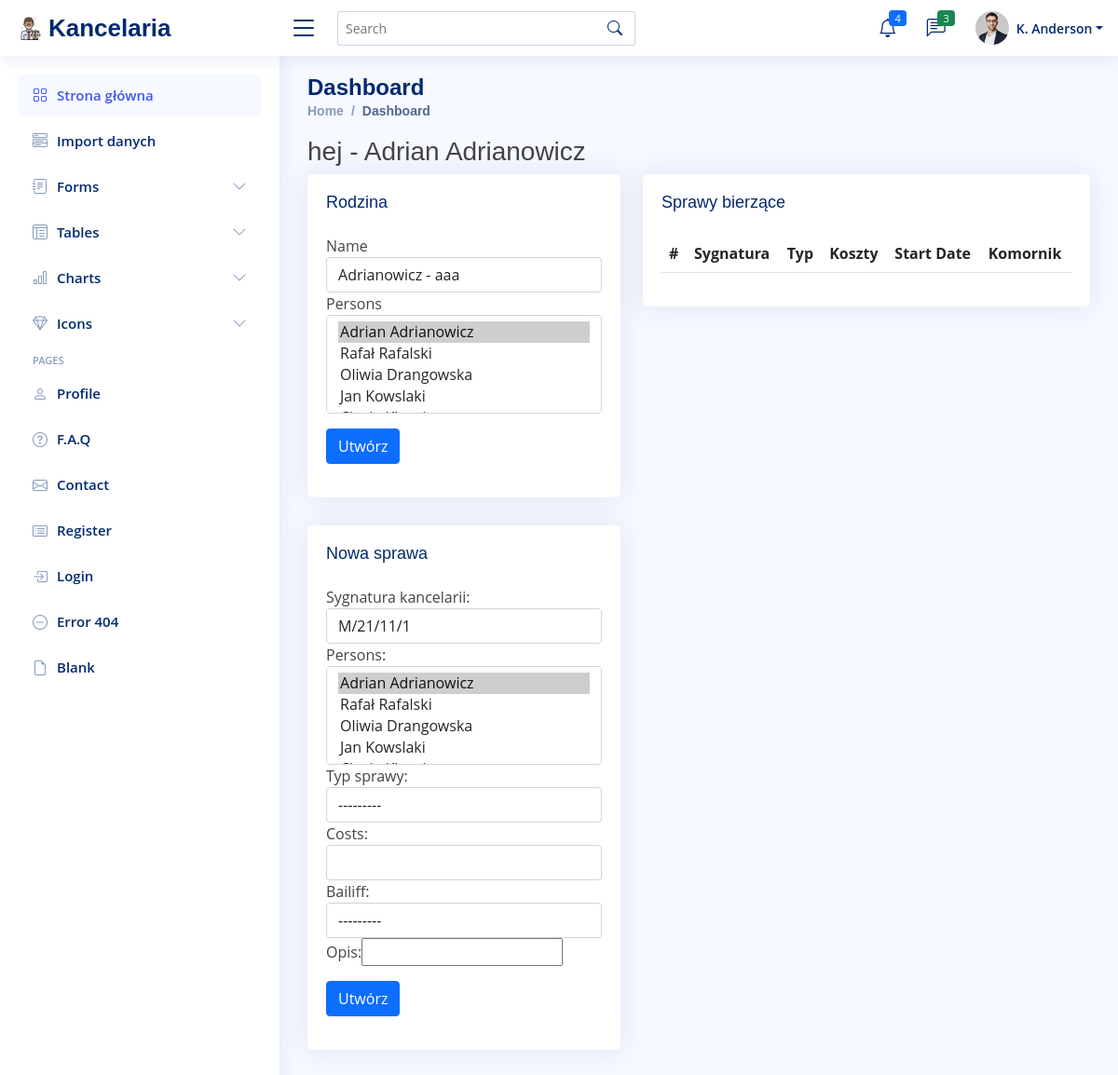
Before: /person/1 with the older database file.
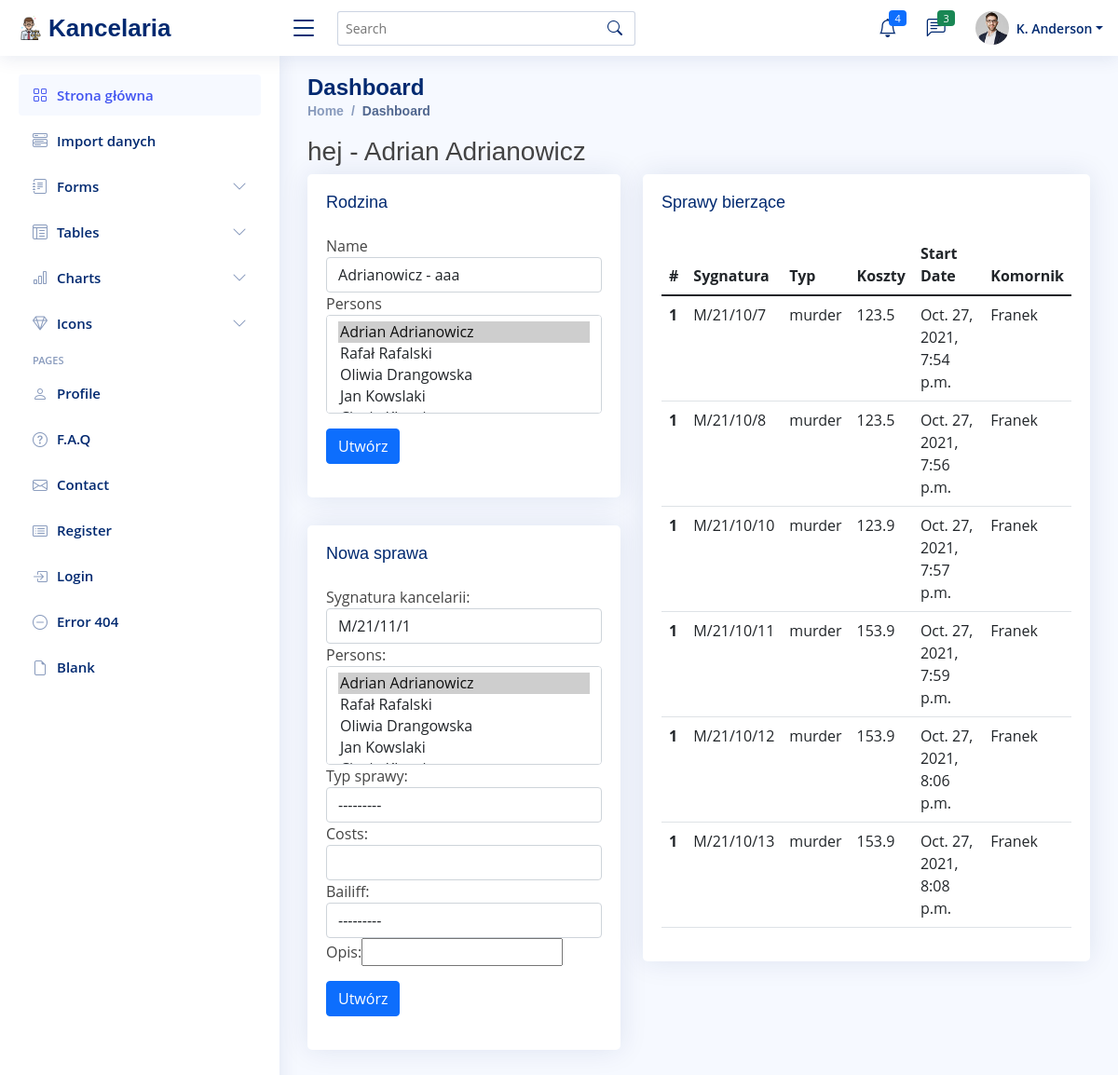
After: the same page with the newer database file.
### register/models.py (models this page shows, shortened)
class Person(models.Model):
    first_name = models.CharField(max_length=30, null=True, blank=True, verbose_name='imię')
    last_name = models.CharField(max_length=60, verbose_name='nazwisko')
    address = models.CharField(max_length=60, null=True, blank=True, verbose_name='adres')
    phone = models.CharField(max_length=30, null=True, blank=True, verbose_name='numer telefonu')
    date_created = models.DateTimeField(auto_now_add=True)
    note = models.CharField(max_length=30, null=True, blank=True, verbose_name='notatka')
    def __str__(self):
        return f"{self.first_name} {self.last_name}"

class Case(models.Model):
    TYPE = (('eviction', 'eksmisja'), ('murder', 'morderstwo'))
    signature = models.CharField(max_length=30, null=True, blank=True, unique=True,
                                 verbose_name='sygnatura kancelarii'
                                 )
    persons = models.ManyToManyField(Person)
    companies = models.ManyToManyField(Company)
    type = models.CharField(max_length=60, choices=TYPE, null=True, blank=True, verbose_name='typ sprawy', default=None)
    result = models.CharField(max_length=60, blank=True, null=True, verbose_name='wynik sprawy')
    create_date = models.DateTimeField(auto_now_add=True, null=True, blank=True)
    costs = models.FloatField(null=True, blank=True)
    bailiff = models.ForeignKey(Bailiff, null=True, blank=True, on_delete=models.SET_NULL, default=None)
    description = models.CharField(max_length=250, null=True, blank=True, verbose_name='opis', default=None)

class Bailiff(models.Model):
    name = models.CharField(max_length=60)
    def __str__(self):
        return f"{self.name}"

### register/views.py (the view)
# urls.py: path('person', views.person, name='persons'),
def person(request, pk=0):
    if request.method == 'GET':
        if pk:
            find = Person.objects.get(pk=pk)
            ff = Family.objects.filter(persons=find)
            if ff.count() < 1:
                ff = FamilyCreateForm(
                    initial={
                        'name': f'{find.last_name} - {find.address}',
                        'persons': find
                    }
                )
            begin_of_month = date.today().replace(day=1)
            gen = Case.objects.filter(create_date__gte=begin_of_month).count()+1
            cases = Case.objects.filter(persons__pk=pk)
            new_case_form = CaseForm(
                initial={
                    'signature': f'M/{datetime.now().strftime("%y/%m")}/{gen}',
                    'persons': find
                }
            )
            context = {
                'person': find,
                'family': ff,
                'new_case': new_case_form,
                'cases': cases,
            }
            return render(request, 'person/selected.html', context)
        else:
            context = {
                'persons': Person.objects.all()
            }
            return render(request, 'person/list.html', context)

### register/forms.py
class FamilyCreateForm(forms.ModelForm):
    class Meta:
        model = Family
        fields = '__all__'
        widgets = {
            'name': TextInput(attrs={'class': 'form-control'}),
            'persons': SelectMultiple(attrs={'class': 'form-control'}),
        }

class CaseForm(forms.ModelForm):
    class Meta:
        model = Case
        exclude = ['date_created', 'result', 'companies']
        widgets = {
            'signature': TextInput(attrs={'class': 'form-control'}),
            'costs': NumberInput(attrs={'class': 'form-control'}),
            'type': Select(attrs={'class': 'form-control'}),
            'bailiff': Select(attrs={'class': 'form-control'}),
            'persons': SelectMultiple(attrs={'class': 'form-control'}),
        }

### register/templates/person/selected.html (shortened to what this page needs)
{% extends 'base.html' %}
{% block content %}
<h3>hej - {{ person }}</h3>
<div class="row">
    <div class="col-5">
        <div class="card">
            <div class="card-body">
                <h5 class="card-title">Rodzina  </h5>
                <form action="{% url 'register:family' %}" method="POST">
                    {% for field in family %}
                    <div class="col">
                        {{ field.label }}
                        {{ field }}
                    </div>
                    {% endfor %}
                    <button type="submit" class="btn btn-primary my-3">Utwórz</button>
                </form>
            </div>
        </div>
        <div class="card">
            <div class="card-body">
                <h5 class="card-title">Nowa sprawa</h5>
                <form action="{% url 'register:case' %}" method="POST">
                    {{ new_case }}
                    <button type="submit" class="btn btn-primary my-3">Utwórz</button>
                </form>
            </div>
        </div>
    </div>
    <div class="col-7">
        <div class="card">
            <div class="card-body">
                <h5 class="card-title">Sprawy bierzące</h5>
                <table class="table">
                    <thead>
                    <tr>
                        <th scope="col">#</th>
                        <th scope="col">Sygnatura</th>
                        <th scope="col">Typ</th>
                        <th scope="col">Koszty</th>
                        <th scope="col">Start Date</th>
                        <th scope="col">Komornik</th>
                    </tr>
                    </thead>
                    <tbody>
                    {% for case in cases %}
                    <tr>
                        <th scope="row">1</th>
                        <td>{{ case.signature }}</td>
                        <td>{{ case.type }}</td>
                        <td>{{ case.costs }}</td>
                        <td>{{ case.create_date }}</td>
                        <td>{{ case.bailiff }}</td>
                    </tr>
                    {% endfor %}
                </table>
            </div>
        </div>
    </div>
</div>
{% endblock %}

### register/templates/base.html (shortened to what this page needs)
<!DOCTYPE html>
{% load static %}
<html lang="en">
<head>
    <link href="https://cdn.jsdelivr.net/npm/bootstrap@5.1.1/dist/css/bootstrap.min.css" rel="stylesheet">
    <link rel="stylesheet" type="text/css" href="{% static '/css/style.css' %}">
    <link rel="stylesheet" type="text/css" href="{% static '/bootstrap-icons/bootstrap-icons.css' %}">
</head>
<body>
    {% include 'header.html' %}
    {% include 'sidebar.html' %}
  <main id="main" class="main">
    <div class="pagetitle">
      <h1>Dashboard</h1>
      <nav>
        <ol class="breadcrumb">
          <li class="breadcrumb-item"><a href="index.html">Home</a></li>
          <li class="breadcrumb-item active">Dashboard</li>
        </ol>
      </nav>
    </div>
    <section class="section dashboard">
    {% block content %}
    {% endblock  %}
    </section>
  </main>
</body>
</html>

### register/templates/header.html (shortened to what this page needs)
{% load static %}
<header id="header" class="header fixed-top d-flex align-items-center">
    <div class="d-flex align-items-center justify-content-between">
      <a href="index.html" class="logo d-flex align-items-center">
        <img src="{% static '/favicon.ico' %}" alt="">
        <span class="d-none d-lg-block">Kancelaria</span>
      </a>
      <i class="bi bi-list toggle-sidebar-btn"></i>
    </div>
    <div class="search-bar">
      <form class="search-form d-flex align-items-center" method="POST" action="#">
        <input type="text" name="query" placeholder="Search" title="Enter search keyword">
        <button type="submit" title="Search"><i class="bi bi-search"></i></button>
      </form>
    </div>
    <nav class="header-nav ms-auto">
      <ul class="d-flex align-items-center">
        <li class="nav-item dropdown">
          <a class="nav-link nav-icon" href="#" data-bs-toggle="dropdown">
            <i class="bi bi-bell"></i>
            <span class="badge bg-primary badge-number">4</span>
          </a>
        </li>
        <li class="nav-item dropdown">
          <a class="nav-link nav-icon" href="#" data-bs-toggle="dropdown">
            <i class="bi bi-chat-left-text"></i>
            <span class="badge bg-success badge-number">3</span>
          </a>
        </li>
        <li class="nav-item dropdown pe-3">
          <a class="nav-link nav-profile d-flex align-items-center pe-0" href="#" data-bs-toggle="dropdown">
            <img src="assets/img/profile-img.jpg" alt="Profile" class="rounded-circle">
            <span class="d-none d-md-block dropdown-toggle ps-2">K. Anderson</span>
          </a>
        </li>
      </ul>
    </nav>
  </header>

### register/templates/sidebar.html (shortened to what this page needs)
<aside id="sidebar" class="sidebar">
    <ul class="sidebar-nav" id="sidebar-nav">
      <li class="nav-item">
        <a class="nav-link " href="{% url 'register:persons' %}">
          <i class="bi bi-grid"></i>
          <span>Strona główna</span>
        </a>
      </li>
      <li class="nav-item">
        <a class="nav-link collapsed" href="{% url 'register:data_import' %}">
          <i class="bi bi-menu-button-wide"></i>
          <span>Import danych</span>
        </a>
      </li>
      <li class="nav-item">
        <a class="nav-link collapsed" data-bs-target="#forms-nav" data-bs-toggle="collapse" href="#">
          <i class="bi bi-journal-text"></i><span>Forms</span><i class="bi bi-chevron-down ms-auto"></i>
        </a>
      </li>
      <li class="nav-item">
        <a class="nav-link collapsed" data-bs-target="#tables-nav" data-bs-toggle="collapse" href="#">
          <i class="bi bi-layout-text-window-reverse"></i><span>Tables</span><i class="bi bi-chevron-down ms-auto"></i>
        </a>
      </li>
      <li class="nav-item">
        <a class="nav-link collapsed" data-bs-target="#charts-nav" data-bs-toggle="collapse" href="#">
          <i class="bi bi-bar-chart"></i><span>Charts</span><i class="bi bi-chevron-down ms-auto"></i>
        </a>
      </li>
      <li class="nav-item">
        <a class="nav-link collapsed" data-bs-target="#icons-nav" data-bs-toggle="collapse" href="#">
          <i class="bi bi-gem"></i><span>Icons</span><i class="bi bi-chevron-down ms-auto"></i>
        </a>
      </li>
      <li class="nav-heading">Pages</li>
      <li class="nav-item">
        <a class="nav-link collapsed" href="users-profile.html">
          <i class="bi bi-person"></i>
          <span>Profile</span>
        </a>
      </li>
      <li class="nav-item">
        <a class="nav-link collapsed" href="pages-faq.html">
          <i class="bi bi-question-circle"></i>
          <span>F.A.Q</span>
        </a>
      </li>
      <li class="nav-item">
        <a class="nav-link collapsed" href="pages-contact.html">
          <i class="bi bi-envelope"></i>
          <span>Contact</span>
        </a>
      </li>
      <li class="nav-item">
        <a class="nav-link collapsed" href="pages-register.html">
          <i class="bi bi-card-list"></i>
          <span>Register</span>
        </a>
      </li>
      <li class="nav-item">
        <a class="nav-link collapsed" href="pages-login.html">
          <i class="bi bi-box-arrow-in-right"></i>
          <span>Login</span>
        </a>
      </li>
      <li class="nav-item">
        <a class="nav-link collapsed" href="pages-error-404.html">
          <i class="bi bi-dash-circle"></i>
          <span>Error 404</span>
        </a>
      </li>
      <li class="nav-item">
        <a class="nav-link collapsed" href="pages-blank.html">
          <i class="bi bi-file-earmark"></i>
          <span>Blank</span>
        </a>
      </li>
    </ul>
  </aside>

### register/static/css/style.css (style rules this page uses)
:root { scroll-behavior: smooth; }
body { font-family: "Open Sans", sans-serif; background: #f6f9ff; color: #444444; }
a { color: #4154f1; text-decoration: none; }
h1, h2, h3, h4, h5, h6 { font-family: "Nunito", sans-serif; }
#main { margin-top: 60px; padding: 20px 30px; transition: all 0.3s; }
.pagetitle { margin-bottom: 10px; }
.pagetitle h1 { font-size: 24px; margin-bottom: 0; font-weight: 600; color: #012970; }
.card { margin-bottom: 30px; border: none; border-radius: 5px; box-shadow: 0px 0 30px rgba(1, 41, 112, 0.1); overflow: hidden; }
.card-title { padding: 20px 0 15px 0; font-size: 18px; font-weight: 500; color: #012970; font-family: "Poppins", sans-serif; }
.card-body { padding: 0 20px 20px 20px; }
.breadcrumb { font-size: 14px; font-family: "Nunito", sans-serif; color: #899bbd; font-weight: 600; }
.breadcrumb a { color: #899bbd; transition: 0.3s; }
.breadcrumb .breadcrumb-item::before { color: #899bbd; }
.breadcrumb .active { color: #51678f; font-weight: 600; }
.logo { line-height: 1; }
@media (min-width: 1200px) { .logo { width: 280px; } }
.logo img { max-height: 26px; margin-right: 6px; }
.logo span { font-size: 26px; font-weight: 700; color: #012970; font-family: "Nunito", sans-serif; }
.header { transition: all 0.5s; z-index: 997; height: 60px; box-shadow: 0px 2px 20px rgba(1, 41, 112, 0.1); background-color: #fff; padding-left: 20px; }
.header .toggle-sidebar-btn { font-size: 32px; padding-left: 10px; cursor: pointer; color: #012970; }
.header .search-bar { min-width: 360px; padding: 0 20px; }
.header .search-form { width: 100%; }
.header .search-form input { border: 0; font-size: 14px; color: #012970; border: 1px solid rgba(1, 41, 112, 0.2); padding: 7px 38px 7px 8px; border-radius: 3px; transition: 0.3s; width: 100%; }
.header .search-form button { border: 0; padding: 0; margin-left: -30px; background: none; }
.header .search-form button i { color: #012970; }
.header-nav ul { list-style: none; }
.header-nav > ul { margin: 0; padding: 0; }
.header-nav .nav-icon { font-size: 20px; color: #012970; }
.header-nav .nav-profile { color: #012970; }
.header-nav .nav-profile img { max-height: 36px; }
.header-nav .nav-profile span { font-size: 14px; font-weight: 600; }
.header-nav .badge-number { position: absolute; inset: 4px 6px auto auto; font-weight: normal; font-size: 11px; padding: 3px 6px; }
.sidebar { position: fixed; top: 60px; left: 0; bottom: 0; width: 300px; z-index: 996; transition: all 0.3s; padding: 20px; overflow-y: auto; scrollbar-width: thin; scrollbar-color: #aab7cf transparent; box-shadow: 0px 0px 20px rgba(1, 41, 112, 0.1); background-color: #fff; }
@media (min-width: 1200px) { #main, #footer { margin-left: 300px; } }
.sidebar-nav { padding: 0; margin: 0; list-style: none; }
.sidebar-nav li { padding: 0; margin: 0; list-style: none; }
.sidebar-nav .nav-item { margin-bottom: 5px; }
.sidebar-nav .nav-heading { font-size: 11px; text-transform: uppercase; color: #899bbd; font-weight: 600; margin: 10px 0 5px 15px; }
.sidebar-nav .nav-link { display: flex; align-items: center; font-size: 15px; font-weight: 600; color: #4154f1; transition: 0.3; background: #f6f9ff; padding: 10px 15px; border-radius: 4px; }
.sidebar-nav .nav-link i { font-size: 16px; margin-right: 10px; color: #4154f1; }
.sidebar-nav .nav-link.collapsed { color: #012970; background: #fff; }
.sidebar-nav .nav-link.collapsed i { color: #899bbd; }
.sidebar-nav .nav-link .bi-chevron-down { margin-right: 0; transition: transform 0.2s ease-in-out; }

Changed rows visible on the page:
added Case: signature "M/21/10/7", type "murder", costs "123.5", create_date "Oct. 27, 2021, 7:54 p.m.", bailiff "Franek"
added Case: signature "M/21/10/8", type "murder", costs "123.5", create_date "Oct. 27, 2021, 7:56 p.m.", bailiff "Franek"
added Case: signature "M/21/10/10", type "murder", costs "123.9", create_date "Oct. 27, 2021, 7:57 p.m.", bailiff "Franek"
added Case: signature "M/21/10/11", type "murder", costs "153.9", create_date "Oct. 27, 2021, 7:59 p.m.", bailiff "Franek"
added Case: signature "M/21/10/12", type "murder", costs "153.9", create_date "Oct. 27, 2021, 8:06 p.m.", bailiff "Franek"
added Case: signature "M/21/10/13", type "murder", costs "153.9", create_date "Oct. 27, 2021, 8:08 p.m.", bailiff "Franek"
